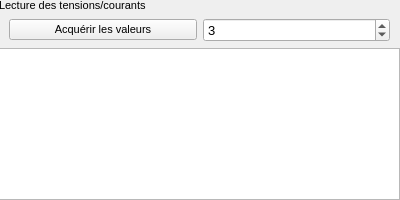
<?xml version="1.0" encoding="UTF-8"?>
<ui version="4.0">
 <class>ADC24Reading</class>
 <widget class="QFrame" name="ADC24Reading">
  <property name="geometry">
   <rect>
    <x>0</x>
    <y>0</y>
    <width>400</width>
    <height>200</height>
   </rect>
  </property>
  <property name="font">
   <font>
    <family>Arial</family>
    <pointsize>8</pointsize>
   </font>
  </property>
  <property name="windowTitle">
   <string>Form</string>
  </property>
  <widget class="QWidget" name="verticalLayoutWidget">
   <property name="geometry">
    <rect>
     <x>-1</x>
     <y>-1</y>
     <width>401</width>
     <height>201</height>
    </rect>
   </property>
   <layout class="QVBoxLayout" name="verticalLayout">
    <item>
     <widget class="QLabel" name="label">
      <property name="text">
       <string>Lecture des tensions/courants</string>
      </property>
     </widget>
    </item>
    <item>
     <layout class="QHBoxLayout" name="horizontalLayout">
      <property name="leftMargin">
       <number>10</number>
      </property>
      <property name="rightMargin">
       <number>10</number>
      </property>
      <item>
       <widget class="QPushButton" name="getValues_PB">
        <property name="font">
         <font>
          <family>Arial</family>
          <pointsize>8</pointsize>
         </font>
        </property>
        <property name="text">
         <string>Acquérir les valeurs</string>
        </property>
       </widget>
      </item>
      <item>
       <widget class="QSpinBox" name="NValues_SB">
        <property name="font">
         <font>
          <family>Arial</family>
          <pointsize>10</pointsize>
         </font>
        </property>
        <property name="value">
         <number>3</number>
        </property>
       </widget>
      </item>
     </layout>
    </item>
    <item>
     <widget class="QTableWidget" name="values_TBL">
      <property name="font">
       <font>
        <family>Arial</family>
        <pointsize>6</pointsize>
       </font>
      </property>
     </widget>
    </item>
   </layout>
  </widget>
 </widget>
 <resources/>
 <connections/>
</ui>
